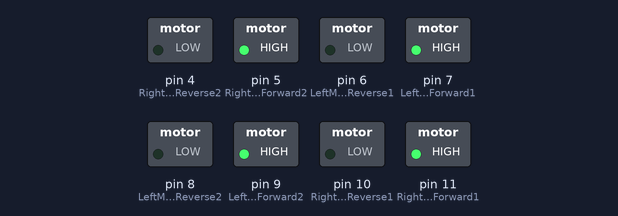
A sketch run on a simulated Arduino Uno, built with avr-gcc and run on an emulated ATmega328P. On the bench: switched loads named in the sketch (green lamp = pin HIGH).

Above: at 1.5 s.
At 4.5 s:
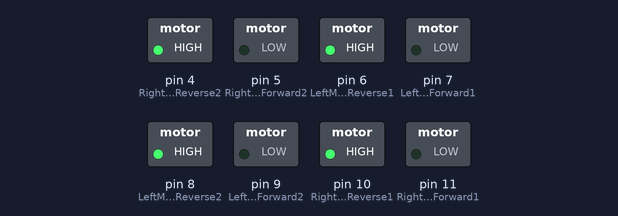
At 7.0 s:
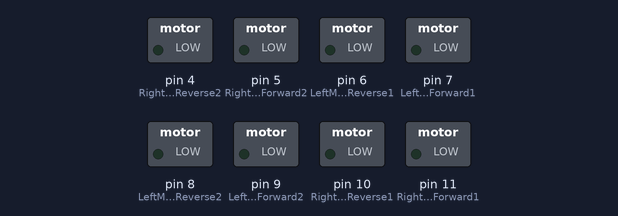
Timing chart, 0 to 10.4 s (numbered marks = the images above):
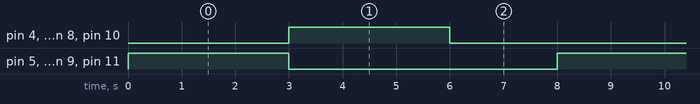

The sketch:

dcmotor_four.ino
```cpp
int LeftMotorForward1 = 7; // Pin 7 has Left Motor connected on Arduino boards.
int LeftMotorReverse1 = 6; // Pin 6 has Left Motor connected on Arduino boards.
int RightMotorForward1 = 11; // Pin 11 has right Motor connected on Arduino boards.
int RightMotorReverse1 = 10; // Pin 10 has right Motor connected on Arduino boards.

int LeftMotorForward2 = 9;
int LeftMotorReverse2 = 8;
int RightMotorForward2= 5;
int RightMotorReverse2 = 4;
void setup()
{
  Serial.begin(9600);
  pinMode(LeftMotorForward1, OUTPUT);
  pinMode(LeftMotorReverse1, OUTPUT);
  pinMode(RightMotorForward1, OUTPUT);
  pinMode(RightMotorReverse1, OUTPUT);

    pinMode(LeftMotorForward2, OUTPUT);
  pinMode(LeftMotorReverse2, OUTPUT);
  pinMode(RightMotorForward2, OUTPUT);
  pinMode(RightMotorReverse2, OUTPUT);
}

void loop() {
   // Forward
  goForward();
   delay(3000);
   // Reverse
goBackward();
   delay(3000);

   // Stop
stopCar();
   delay(2000);
}
void goForward(){
     digitalWrite(LeftMotorForward1, HIGH);
   digitalWrite(LeftMotorReverse1, LOW);
   digitalWrite(RightMotorForward1, HIGH);
   digitalWrite(RightMotorReverse1, LOW);

        digitalWrite(LeftMotorForward2, HIGH);
   digitalWrite(LeftMotorReverse2, LOW);
   digitalWrite(RightMotorForward2, HIGH);
   digitalWrite(RightMotorReverse2, LOW);
}
void goBackward(){
     digitalWrite(LeftMotorReverse1, HIGH);
   digitalWrite(LeftMotorForward1, LOW);
      digitalWrite(RightMotorReverse1, HIGH);
     digitalWrite(RightMotorForward1, LOW);

        digitalWrite(LeftMotorReverse2, HIGH);
   digitalWrite(LeftMotorForward2, LOW);
      digitalWrite(RightMotorReverse2, HIGH);
     digitalWrite(RightMotorForward2, LOW);
}
void goLeft(){
     digitalWrite(LeftMotorReverse1, LOW);
   digitalWrite(LeftMotorForward1, LOW);
      digitalWrite(RightMotorReverse1, HIGH);
     digitalWrite(RightMotorForward1, LOW);

        digitalWrite(LeftMotorReverse2, LOW);
   digitalWrite(LeftMotorForward2, LOW);
      digitalWrite(RightMotorReverse2, HIGH);
     digitalWrite(RightMotorForward2, LOW);
}
void goRight(){
     digitalWrite(LeftMotorReverse1, HIGH);
   digitalWrite(LeftMotorForward1, LOW);
      digitalWrite(RightMotorReverse1, HIGH);
     digitalWrite(RightMotorForward1, LOW);

        digitalWrite(LeftMotorReverse2, HIGH);
   digitalWrite(LeftMotorForward2, LOW);
      digitalWrite(RightMotorReverse2, HIGH);
     digitalWrite(RightMotorForward2, LOW);
}
void stopCar(){
     digitalWrite(LeftMotorReverse1, LOW);
   digitalWrite(LeftMotorForward1, LOW);
      digitalWrite(RightMotorReverse1, LOW);
        digitalWrite(RightMotorForward1, LOW);

           digitalWrite(LeftMotorReverse2, LOW);
   digitalWrite(LeftMotorForward2, LOW);
      digitalWrite(RightMotorReverse2, LOW);
        digitalWrite(RightMotorForward2, LOW);

}
```

Measured:
- by itself, pin 4 (RightMotorReverse2), pin 5 (RightMotorForward2), pin 6 (LeftMotorReverse1), pin 7 (LeftMotorForward1), pin 8 (LeftMotorReverse2), pin 9 (LeftMotorForward2), pin 10 (RightMotorReverse1), pin 11 (RightMotorForward1): alternates HIGH for 3.0 s and LOW for 5.0 s
- by itself, everything shown: repeats every 8.0 s, in 3 steps
